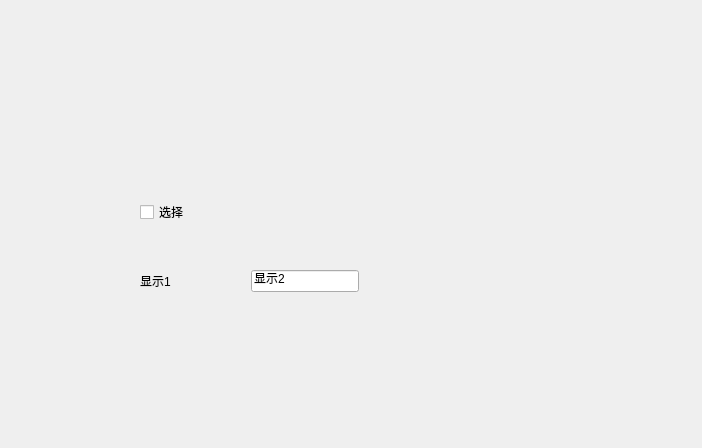
<?xml version="1.0" encoding="UTF-8"?>
<ui version="4.0">
 <class>MainWindow</class>
 <widget class="QMainWindow" name="MainWindow">
  <property name="geometry">
   <rect>
    <x>0</x>
    <y>0</y>
    <width>702</width>
    <height>448</height>
   </rect>
  </property>
  <property name="windowTitle">
   <string>MainWindow</string>
  </property>
  <widget class="QWidget" name="centralWidget">
   <widget class="QWidget" name="layoutWidget">
    <property name="geometry">
     <rect>
      <x>140</x>
      <y>200</y>
      <width>219</width>
      <height>92</height>
     </rect>
    </property>
    <layout class="QVBoxLayout" name="verticalLayout">
     <item>
      <widget class="QCheckBox" name="checkBox">
       <property name="text">
        <string>选择</string>
       </property>
      </widget>
     </item>
     <item>
      <spacer name="verticalSpacer">
       <property name="orientation">
        <enum>Qt::Vertical</enum>
       </property>
       <property name="sizeHint" stdset="0">
        <size>
         <width>20</width>
         <height>40</height>
        </size>
       </property>
      </spacer>
     </item>
     <item>
      <layout class="QHBoxLayout" name="horizontalLayout">
       <item>
        <widget class="QLabel" name="label">
         <property name="text">
          <string>显示1</string>
         </property>
        </widget>
       </item>
       <item>
        <spacer name="horizontalSpacer">
         <property name="orientation">
          <enum>Qt::Horizontal</enum>
         </property>
         <property name="sizeHint" stdset="0">
          <size>
           <width>40</width>
           <height>20</height>
          </size>
         </property>
        </spacer>
       </item>
       <item>
        <widget class="QLineEdit" name="lineEdit">
         <property name="text">
          <string>显示2</string>
         </property>
        </widget>
       </item>
      </layout>
     </item>
    </layout>
   </widget>
  </widget>
 </widget>
 <resources/>
 <connections/>
</ui>
